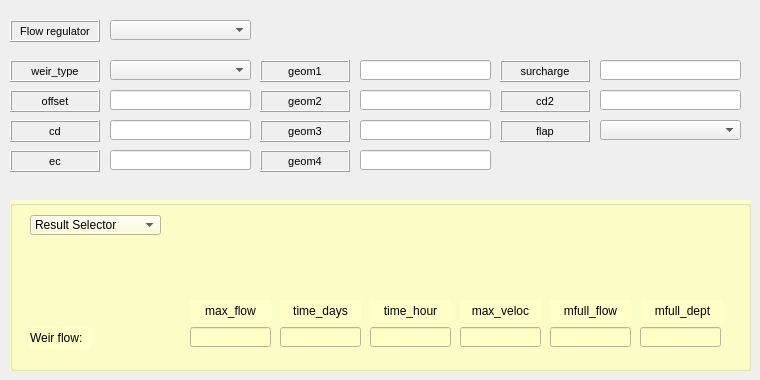
     <widget class="QWidget" name="tab_3">
      <attribute name="title">
       <string>Weir</string>
      </attribute>
      <widget class="QLabel" name="label_weir_type">
       <property name="enabled">
        <bool>true</bool>
       </property>
       <property name="geometry">
        <rect>
         <x>10</x>
         <y>60</y>
         <width>90</width>
         <height>22</height>
        </rect>
       </property>
       <property name="sizePolicy">
        <sizepolicy hsizetype="Preferred" vsizetype="Preferred">
         <horstretch>0</horstretch>
         <verstretch>0</verstretch>
        </sizepolicy>
       </property>
       <property name="font">
        <font>
         <pointsize>8</pointsize>
        </font>
       </property>
       <property name="statusTip">
        <string/>
       </property>
       <property name="accessibleName">
        <string/>
       </property>
       <property name="layoutDirection">
        <enum>Qt::LeftToRight</enum>
       </property>
       <property name="autoFillBackground">
        <bool>false</bool>
       </property>
       <property name="inputMethodHints">
        <set>Qt::ImhNone</set>
       </property>
       <property name="frameShape">
        <enum>QFrame::Box</enum>
       </property>
       <property name="frameShadow">
        <enum>QFrame::Raised</enum>
       </property>
       <property name="lineWidth">
        <number>1</number>
       </property>
       <property name="midLineWidth">
        <number>0</number>
       </property>
       <property name="text">
        <string>weir_type</string>
       </property>
       <property name="alignment">
        <set>Qt::AlignCenter</set>
       </property>
       <property name="wordWrap">
        <bool>false</bool>
       </property>
       <property name="margin">
        <number>3</number>
       </property>
      </widget>
      <widget class="QLineEdit" name="lineEdit_238">
       <property name="geometry">
        <rect>
         <x>360</x>
         <y>120</y>
         <width>131</width>
         <height>20</height>
        </rect>
       </property>
       <property name="text">
        <string/>
       </property>
      </widget>
      <widget class="QLabel" name="label_geom2_2">
       <property name="enabled">
        <bool>true</bool>
       </property>
       <property name="geometry">
        <rect>
         <x>260</x>
         <y>90</y>
         <width>90</width>
         <height>22</height>
        </rect>
       </property>
       <property name="sizePolicy">
        <sizepolicy hsizetype="Preferred" vsizetype="Preferred">
         <horstretch>0</horstretch>
         <verstretch>0</verstretch>
        </sizepolicy>
       </property>
       <property name="font">
        <font>
         <pointsize>8</pointsize>
        </font>
       </property>
       <property name="statusTip">
        <string/>
       </property>
       <property name="accessibleName">
        <string/>
       </property>
       <property name="layoutDirection">
        <enum>Qt::LeftToRight</enum>
       </property>
       <property name="autoFillBackground">
        <bool>false</bool>
       </property>
       <property name="inputMethodHints">
        <set>Qt::ImhNone</set>
       </property>
       <property name="frameShape">
        <enum>QFrame::Box</enum>
       </property>
       <property name="frameShadow">
        <enum>QFrame::Raised</enum>
       </property>
       <property name="lineWidth">
        <number>1</number>
       </property>
       <property name="midLineWidth">
        <number>0</number>
       </property>
       <property name="text">
        <string>geom2</string>
       </property>
       <property name="alignment">
        <set>Qt::AlignCenter</set>
       </property>
       <property name="wordWrap">
        <bool>false</bool>
       </property>
       <property name="margin">
        <number>3</number>
       </property>
      </widget>
      <widget class="QLabel" name="label_surcharge">
       <property name="enabled">
        <bool>true</bool>
       </property>
       <property name="geometry">
        <rect>
         <x>500</x>
         <y>60</y>
         <width>90</width>
         <height>22</height>
        </rect>
       </property>
       <property name="sizePolicy">
        <sizepolicy hsizetype="Preferred" vsizetype="Preferred">
         <horstretch>0</horstretch>
         <verstretch>0</verstretch>
        </sizepolicy>
       </property>
       <property name="font">
        <font>
         <pointsize>8</pointsize>
        </font>
       </property>
       <property name="statusTip">
        <string/>
       </property>
       <property name="accessibleName">
        <string/>
       </property>
       <property name="layoutDirection">
        <enum>Qt::LeftToRight</enum>
       </property>
       <property name="autoFillBackground">
        <bool>false</bool>
       </property>
       <property name="inputMethodHints">
        <set>Qt::ImhNone</set>
       </property>
       <property name="frameShape">
        <enum>QFrame::Box</enum>
       </property>
       <property name="frameShadow">
        <enum>QFrame::Raised</enum>
       </property>
       <property name="lineWidth">
        <number>1</number>
       </property>
       <property name="midLineWidth">
        <number>0</number>
       </property>
       <property name="text">
        <string>surcharge</string>
       </property>
       <property name="alignment">
        <set>Qt::AlignCenter</set>
       </property>
       <property name="wordWrap">
        <bool>false</bool>
       </property>
       <property name="margin">
        <number>3</number>
       </property>
      </widget>
      <widget class="QComboBox" name="comboBox_64">
       <property name="geometry">
        <rect>
         <x>110</x>
         <y>60</y>
         <width>141</width>
         <height>20</height>
        </rect>
       </property>
      </widget>
      <widget class="QLabel" name="label_geom4">
       <property name="enabled">
        <bool>true</bool>
       </property>
       <property name="geometry">
        <rect>
         <x>260</x>
         <y>150</y>
         <width>90</width>
         <height>22</height>
        </rect>
       </property>
       <property name="sizePolicy">
        <sizepolicy hsizetype="Preferred" vsizetype="Preferred">
         <horstretch>0</horstretch>
         <verstretch>0</verstretch>
        </sizepolicy>
       </property>
       <property name="font">
        <font>
         <pointsize>8</pointsize>
        </font>
       </property>
       <property name="statusTip">
        <string/>
       </property>
       <property name="accessibleName">
        <string/>
       </property>
       <property name="layoutDirection">
        <enum>Qt::LeftToRight</enum>
       </property>
       <property name="autoFillBackground">
        <bool>false</bool>
       </property>
       <property name="inputMethodHints">
        <set>Qt::ImhNone</set>
       </property>
       <property name="frameShape">
        <enum>QFrame::Box</enum>
       </property>
       <property name="frameShadow">
        <enum>QFrame::Raised</enum>
       </property>
       <property name="lineWidth">
        <number>1</number>
       </property>
       <property name="midLineWidth">
        <number>0</number>
       </property>
       <property name="text">
        <string>geom4</string>
       </property>
       <property name="alignment">
        <set>Qt::AlignCenter</set>
       </property>
       <property name="wordWrap">
        <bool>false</bool>
       </property>
       <property name="margin">
        <number>3</number>
       </property>
      </widget>
      <widget class="QLineEdit" name="lineEdit_273">
       <property name="geometry">
        <rect>
         <x>600</x>
         <y>90</y>
         <width>141</width>
         <height>20</height>
        </rect>
       </property>
       <property name="text">
        <string/>
       </property>
      </widget>
      <widget class="QLineEdit" name="lineEdit_270">
       <property name="geometry">
        <rect>
         <x>360</x>
         <y>60</y>
         <width>131</width>
         <height>20</height>
        </rect>
       </property>
       <property name="text">
        <string/>
       </property>
      </widget>
      <widget class="QLineEdit" name="lineEdit_240">
       <property name="geometry">
        <rect>
         <x>110</x>
         <y>90</y>
         <width>141</width>
         <height>20</height>
        </rect>
       </property>
       <property name="text">
        <string/>
       </property>
      </widget>
      <widget class="QLabel" name="label_geom3">
       <property name="enabled">
        <bool>true</bool>
       </property>
       <property name="geometry">
        <rect>
         <x>260</x>
         <y>120</y>
         <width>90</width>
         <height>22</height>
        </rect>
       </property>
       <property name="sizePolicy">
        <sizepolicy hsizetype="Preferred" vsizetype="Preferred">
         <horstretch>0</horstretch>
         <verstretch>0</verstretch>
        </sizepolicy>
       </property>
       <property name="font">
        <font>
         <pointsize>8</pointsize>
        </font>
       </property>
       <property name="statusTip">
        <string/>
       </property>
       <property name="accessibleName">
        <string/>
       </property>
       <property name="layoutDirection">
        <enum>Qt::LeftToRight</enum>
       </property>
       <property name="autoFillBackground">
        <bool>false</bool>
       </property>
       <property name="inputMethodHints">
        <set>Qt::ImhNone</set>
       </property>
       <property name="frameShape">
        <enum>QFrame::Box</enum>
       </property>
       <property name="frameShadow">
        <enum>QFrame::Raised</enum>
       </property>
       <property name="lineWidth">
        <number>1</number>
       </property>
       <property name="midLineWidth">
        <number>0</number>
       </property>
       <property name="text">
        <string>geom3</string>
       </property>
       <property name="alignment">
        <set>Qt::AlignCenter</set>
       </property>
       <property name="wordWrap">
        <bool>false</bool>
       </property>
       <property name="margin">
        <number>3</number>
       </property>
      </widget>
      <widget class="QLabel" name="label_cd2">
       <property name="enabled">
        <bool>true</bool>
       </property>
       <property name="geometry">
        <rect>
         <x>500</x>
         <y>90</y>
         <width>90</width>
         <height>22</height>
        </rect>
       </property>
       <property name="sizePolicy">
        <sizepolicy hsizetype="Preferred" vsizetype="Preferred">
         <horstretch>0</horstretch>
         <verstretch>0</verstretch>
        </sizepolicy>
       </property>
       <property name="font">
        <font>
         <pointsize>8</pointsize>
        </font>
       </property>
       <property name="statusTip">
        <string/>
       </property>
       <property name="accessibleName">
        <string/>
       </property>
       <property name="layoutDirection">
        <enum>Qt::LeftToRight</enum>
       </property>
       <property name="autoFillBackground">
        <bool>false</bool>
       </property>
       <property name="inputMethodHints">
        <set>Qt::ImhNone</set>
       </property>
       <property name="frameShape">
        <enum>QFrame::Box</enum>
       </property>
       <property name="frameShadow">
        <enum>QFrame::Raised</enum>
       </property>
       <property name="lineWidth">
        <number>1</number>
       </property>
       <property name="midLineWidth">
        <number>0</number>
       </property>
       <property name="text">
        <string>cd2</string>
       </property>
       <property name="alignment">
        <set>Qt::AlignCenter</set>
       </property>
       <property name="wordWrap">
        <bool>false</bool>
       </property>
       <property name="margin">
        <number>3</number>
       </property>
      </widget>
      <widget class="QGroupBox" name="groupBox_15">
       <property name="geometry">
        <rect>
         <x>10</x>
         <y>200</y>
         <width>741</width>
         <height>171</height>
        </rect>
       </property>
       <property name="autoFillBackground">
        <bool>false</bool>
       </property>
       <property name="styleSheet">
        <string notr="true">background-color: rgb(255, 255, 200);</string>
       </property>
       <property name="title">
        <string/>
       </property>
       <widget class="QComboBox" name="comboBox_62">
        <property name="geometry">
         <rect>
          <x>30</x>
          <y>-20</y>
          <width>131</width>
          <height>20</height>
         </rect>
        </property>
        <item>
         <property name="text">
          <string>Result Selector</string>
         </property>
        </item>
       </widget>
       <widget class="QComboBox" name="comboBox_63">
        <property name="geometry">
         <rect>
          <x>20</x>
          <y>15</y>
          <width>131</width>
          <height>20</height>
         </rect>
        </property>
        <item>
         <property name="text">
          <string>Result Selector</string>
         </property>
        </item>
       </widget>
       <widget class="QLabel" name="label_time_days_8">
        <property name="geometry">
         <rect>
          <x>270</x>
          <y>100</y>
          <width>81</width>
          <height>22</height>
         </rect>
        </property>
        <property name="font">
         <font>
          <pointsize>9</pointsize>
         </font>
        </property>
        <property name="frameShape">
         <enum>QFrame::NoFrame</enum>
        </property>
        <property name="frameShadow">
         <enum>QFrame::Plain</enum>
        </property>
        <property name="text">
         <string>time_days</string>
        </property>
        <property name="textFormat">
         <enum>Qt::AutoText</enum>
        </property>
        <property name="scaledContents">
         <bool>false</bool>
        </property>
        <property name="alignment">
         <set>Qt::AlignCenter</set>
        </property>
        <property name="margin">
         <number>3</number>
        </property>
       </widget>
       <widget class="QLabel" name="label_mfull_flow_2">
        <property name="geometry">
         <rect>
          <x>540</x>
          <y>100</y>
          <width>81</width>
          <height>22</height>
         </rect>
        </property>
        <property name="font">
         <font>
          <pointsize>9</pointsize>
         </font>
        </property>
        <property name="frameShape">
         <enum>QFrame::NoFrame</enum>
        </property>
        <property name="frameShadow">
         <enum>QFrame::Plain</enum>
        </property>
        <property name="text">
         <string>mfull_flow</string>
        </property>
        <property name="textFormat">
         <enum>Qt::AutoText</enum>
        </property>
        <property name="scaledContents">
         <bool>false</bool>
        </property>
        <property name="alignment">
         <set>Qt::AlignCenter</set>
        </property>
        <property name="margin">
         <number>3</number>
        </property>
       </widget>
       <widget class="QLabel" name="label_time_hour_8">
        <property name="geometry">
         <rect>
          <x>360</x>
          <y>100</y>
          <width>81</width>
          <height>22</height>
         </rect>
        </property>
        <property name="font">
         <font>
          <pointsize>9</pointsize>
         </font>
        </property>
        <property name="frameShape">
         <enum>QFrame::NoFrame</enum>
        </property>
        <property name="frameShadow">
         <enum>QFrame::Plain</enum>
        </property>
        <property name="text">
         <string>time_hour</string>
        </property>
        <property name="textFormat">
         <enum>Qt::AutoText</enum>
        </property>
        <property name="scaledContents">
         <bool>false</bool>
        </property>
        <property name="alignment">
         <set>Qt::AlignCenter</set>
        </property>
        <property name="margin">
         <number>3</number>
        </property>
       </widget>
       <widget class="QLineEdit" name="lineEdit_264">
        <property name="geometry">
         <rect>
          <x>630</x>
          <y>127</y>
          <width>81</width>
          <height>20</height>
         </rect>
        </property>
        <property name="text">
         <string/>
        </property>
       </widget>
       <widget class="QLineEdit" name="lineEdit_265">
        <property name="geometry">
         <rect>
          <x>360</x>
          <y>127</y>
          <width>81</width>
          <height>20</height>
         </rect>
        </property>
        <property name="text">
         <string/>
        </property>
       </widget>
       <widget class="QLineEdit" name="lineEdit_266">
        <property name="geometry">
         <rect>
          <x>540</x>
          <y>127</y>
          <width>81</width>
          <height>20</height>
         </rect>
        </property>
        <property name="text">
         <string/>
        </property>
       </widget>
       <widget class="QLineEdit" name="lineEdit_267">
        <property name="geometry">
         <rect>
          <x>180</x>
          <y>127</y>
          <width>81</width>
          <height>20</height>
         </rect>
        </property>
        <property name="text">
         <string/>
        </property>
       </widget>
       <widget class="QLineEdit" name="lineEdit_268">
        <property name="geometry">
         <rect>
          <x>270</x>
          <y>127</y>
          <width>81</width>
          <height>20</height>
         </rect>
        </property>
        <property name="text">
         <string/>
        </property>
       </widget>
       <widget class="QLabel" name="label_max_veloc_2">
        <property name="geometry">
         <rect>
          <x>450</x>
          <y>100</y>
          <width>81</width>
          <height>22</height>
         </rect>
        </property>
        <property name="font">
         <font>
          <pointsize>9</pointsize>
         </font>
        </property>
        <property name="frameShape">
         <enum>QFrame::NoFrame</enum>
        </property>
        <property name="frameShadow">
         <enum>QFrame::Plain</enum>
        </property>
        <property name="text">
         <string>max_veloc</string>
        </property>
        <property name="textFormat">
         <enum>Qt::AutoText</enum>
        </property>
        <property name="scaledContents">
         <bool>false</bool>
        </property>
        <property name="alignment">
         <set>Qt::AlignCenter</set>
        </property>
        <property name="margin">
         <number>3</number>
        </property>
       </widget>
       <widget class="QLineEdit" name="lineEdit_269">
        <property name="geometry">
         <rect>
          <x>450</x>
          <y>127</y>
          <width>81</width>
          <height>20</height>
         </rect>
        </property>
        <property name="text">
         <string/>
        </property>
       </widget>
       <widget class="QLabel" name="label_max_flow_4">
        <property name="geometry">
         <rect>
          <x>180</x>
          <y>100</y>
          <width>81</width>
          <height>22</height>
         </rect>
        </property>
        <property name="font">
         <font>
          <pointsize>9</pointsize>
         </font>
        </property>
        <property name="frameShape">
         <enum>QFrame::NoFrame</enum>
        </property>
        <property name="frameShadow">
         <enum>QFrame::Plain</enum>
        </property>
        <property name="text">
         <string>max_flow</string>
        </property>
        <property name="textFormat">
         <enum>Qt::AutoText</enum>
        </property>
        <property name="scaledContents">
         <bool>false</bool>
        </property>
        <property name="alignment">
         <set>Qt::AlignCenter</set>
        </property>
        <property name="margin">
         <number>3</number>
        </property>
       </widget>
       <widget class="QLabel" name="label_mfull_dept_2">
        <property name="geometry">
         <rect>
          <x>632</x>
          <y>100</y>
          <width>81</width>
          <height>22</height>
         </rect>
        </property>
        <property name="font">
         <font>
          <pointsize>9</pointsize>
         </font>
        </property>
        <property name="frameShape">
         <enum>QFrame::NoFrame</enum>
        </property>
        <property name="frameShadow">
         <enum>QFrame::Plain</enum>
        </property>
        <property name="text">
         <string>mfull_dept</string>
        </property>
        <property name="textFormat">
         <enum>Qt::AutoText</enum>
        </property>
        <property name="scaledContents">
         <bool>false</bool>
        </property>
        <property name="alignment">
         <set>Qt::AlignCenter</set>
        </property>
        <property name="margin">
         <number>3</number>
        </property>
       </widget>
       <widget class="QLabel" name="label_weir_flow">
        <property name="geometry">
         <rect>
          <x>20</x>
          <y>127</y>
          <width>61</width>
          <height>22</height>
         </rect>
        </property>
        <property name="font">
         <font>
          <pointsize>9</pointsize>
         </font>
        </property>
        <property name="frameShape">
         <enum>QFrame::NoFrame</enum>
        </property>
        <property name="frameShadow">
         <enum>QFrame::Plain</enum>
        </property>
        <property name="text">
         <string>Weir flow:</string>
        </property>
        <property name="textFormat">
         <enum>Qt::AutoText</enum>
        </property>
        <property name="scaledContents">
         <bool>false</bool>
        </property>
        <property name="alignment">
         <set>Qt::AlignLeading|Qt::AlignLeft|Qt::AlignVCenter</set>
        </property>
        <property name="margin">
         <number>3</number>
        </property>
       </widget>
      </widget>
      <widget class="QLabel" name="label_flap_2">
       <property name="enabled">
        <bool>true</bool>
       </property>
       <property name="geometry">
        <rect>
         <x>500</x>
         <y>120</y>
         <width>90</width>
         <height>22</height>
        </rect>
       </property>
       <property name="sizePolicy">
        <sizepolicy hsizetype="Preferred" vsizetype="Preferred">
         <horstretch>0</horstretch>
         <verstretch>0</verstretch>
        </sizepolicy>
       </property>
       <property name="font">
        <font>
         <pointsize>8</pointsize>
        </font>
       </property>
       <property name="statusTip">
        <string/>
       </property>
       <property name="accessibleName">
        <string/>
       </property>
       <property name="layoutDirection">
        <enum>Qt::LeftToRight</enum>
       </property>
       <property name="autoFillBackground">
        <bool>false</bool>
       </property>
       <property name="inputMethodHints">
        <set>Qt::ImhNone</set>
       </property>
       <property name="frameShape">
        <enum>QFrame::Box</enum>
       </property>
       <property name="frameShadow">
        <enum>QFrame::Raised</enum>
       </property>
       <property name="lineWidth">
        <number>1</number>
       </property>
       <property name="midLineWidth">
        <number>0</number>
       </property>
       <property name="text">
        <string>flap</string>
       </property>
       <property name="alignment">
        <set>Qt::AlignCenter</set>
       </property>
       <property name="wordWrap">
        <bool>false</bool>
       </property>
       <property name="margin">
        <number>3</number>
       </property>
      </widget>
      <widget class="QLabel" name="label_ec">
       <property name="enabled">
        <bool>true</bool>
       </property>
       <property name="geometry">
        <rect>
         <x>10</x>
         <y>150</y>
         <width>90</width>
         <height>22</height>
        </rect>
       </property>
       <property name="sizePolicy">
        <sizepolicy hsizetype="Preferred" vsizetype="Preferred">
         <horstretch>0</horstretch>
         <verstretch>0</verstretch>
        </sizepolicy>
       </property>
       <property name="font">
        <font>
         <pointsize>8</pointsize>
        </font>
       </property>
       <property name="statusTip">
        <string/>
       </property>
       <property name="accessibleName">
        <string/>
       </property>
       <property name="layoutDirection">
        <enum>Qt::LeftToRight</enum>
       </property>
       <property name="autoFillBackground">
        <bool>false</bool>
       </property>
       <property name="inputMethodHints">
        <set>Qt::ImhNone</set>
       </property>
       <property name="frameShape">
        <enum>QFrame::Box</enum>
       </property>
       <property name="frameShadow">
        <enum>QFrame::Raised</enum>
       </property>
       <property name="lineWidth">
        <number>1</number>
       </property>
       <property name="midLineWidth">
        <number>0</number>
       </property>
       <property name="text">
        <string>ec</string>
       </property>
       <property name="alignment">
        <set>Qt::AlignCenter</set>
       </property>
       <property name="wordWrap">
        <bool>false</bool>
       </property>
       <property name="margin">
        <number>3</number>
       </property>
      </widget>
      <widget class="QLineEdit" name="lineEdit_275">
       <property name="geometry">
        <rect>
         <x>110</x>
         <y>120</y>
         <width>141</width>
         <height>20</height>
        </rect>
       </property>
       <property name="text">
        <string/>
       </property>
      </widget>
      <widget class="QLineEdit" name="lineEdit_239">
       <property name="geometry">
        <rect>
         <x>600</x>
         <y>60</y>
         <width>141</width>
         <height>20</height>
        </rect>
       </property>
       <property name="text">
        <string/>
       </property>
      </widget>
      <widget class="QLineEdit" name="lineEdit_271">
       <property name="geometry">
        <rect>
         <x>360</x>
         <y>90</y>
         <width>131</width>
         <height>20</height>
        </rect>
       </property>
       <property name="text">
        <string/>
       </property>
      </widget>
      <widget class="QLineEdit" name="lineEdit_274">
       <property name="geometry">
        <rect>
         <x>360</x>
         <y>150</y>
         <width>131</width>
         <height>20</height>
        </rect>
       </property>
       <property name="text">
        <string/>
       </property>
      </widget>
      <widget class="QLabel" name="label_offset_2">
       <property name="geometry">
        <rect>
         <x>10</x>
         <y>90</y>
         <width>90</width>
         <height>22</height>
        </rect>
       </property>
       <property name="font">
        <font>
         <pointsize>8</pointsize>
        </font>
       </property>
       <property name="frameShape">
        <enum>QFrame::Box</enum>
       </property>
       <property name="frameShadow">
        <enum>QFrame::Raised</enum>
       </property>
       <property name="text">
        <string>offset</string>
       </property>
       <property name="alignment">
        <set>Qt::AlignCenter</set>
       </property>
       <property name="margin">
        <number>3</number>
       </property>
      </widget>
      <widget class="QLabel" name="label_geom1_2">
       <property name="enabled">
        <bool>true</bool>
       </property>
       <property name="geometry">
        <rect>
         <x>260</x>
         <y>60</y>
         <width>90</width>
         <height>22</height>
        </rect>
       </property>
       <property name="sizePolicy">
        <sizepolicy hsizetype="Preferred" vsizetype="Preferred">
         <horstretch>0</horstretch>
         <verstretch>0</verstretch>
        </sizepolicy>
       </property>
       <property name="font">
        <font>
         <pointsize>8</pointsize>
        </font>
       </property>
       <property name="statusTip">
        <string/>
       </property>
       <property name="accessibleName">
        <string/>
       </property>
       <property name="layoutDirection">
        <enum>Qt::LeftToRight</enum>
       </property>
       <property name="autoFillBackground">
        <bool>false</bool>
       </property>
       <property name="inputMethodHints">
        <set>Qt::ImhNone</set>
       </property>
       <property name="frameShape">
        <enum>QFrame::Box</enum>
       </property>
       <property name="frameShadow">
        <enum>QFrame::Raised</enum>
       </property>
       <property name="lineWidth">
        <number>1</number>
       </property>
       <property name="midLineWidth">
        <number>0</number>
       </property>
       <property name="text">
        <string>geom1</string>
       </property>
       <property name="alignment">
        <set>Qt::AlignCenter</set>
       </property>
       <property name="wordWrap">
        <bool>false</bool>
       </property>
       <property name="margin">
        <number>3</number>
       </property>
      </widget>
      <widget class="QComboBox" name="comboBox_65">
       <property name="geometry">
        <rect>
         <x>600</x>
         <y>120</y>
         <width>141</width>
         <height>20</height>
        </rect>
       </property>
      </widget>
      <widget class="QLineEdit" name="lineEdit_272">
       <property name="geometry">
        <rect>
         <x>110</x>
         <y>150</y>
         <width>141</width>
         <height>20</height>
        </rect>
       </property>
       <property name="text">
        <string/>
       </property>
      </widget>
      <widget class="QLabel" name="label_cd_3">
       <property name="geometry">
        <rect>
         <x>10</x>
         <y>120</y>
         <width>90</width>
         <height>22</height>
        </rect>
       </property>
       <property name="font">
        <font>
         <pointsize>8</pointsize>
        </font>
       </property>
       <property name="frameShape">
        <enum>QFrame::Box</enum>
       </property>
       <property name="frameShadow">
        <enum>QFrame::Raised</enum>
       </property>
       <property name="text">
        <string>cd</string>
       </property>
       <property name="alignment">
        <set>Qt::AlignCenter</set>
       </property>
       <property name="margin">
        <number>3</number>
       </property>
      </widget>
      <widget class="QLabel" name="label_flow_regulator_3">
       <property name="geometry">
        <rect>
         <x>10</x>
         <y>20</y>
         <width>90</width>
         <height>22</height>
        </rect>
       </property>
       <property name="font">
        <font>
         <pointsize>8</pointsize>
        </font>
       </property>
       <property name="frameShape">
        <enum>QFrame::Box</enum>
       </property>
       <property name="frameShadow">
        <enum>QFrame::Raised</enum>
       </property>
       <property name="text">
        <string>Flow regulator</string>
       </property>
       <property name="alignment">
        <set>Qt::AlignCenter</set>
       </property>
       <property name="margin">
        <number>3</number>
       </property>
      </widget>
      <widget class="QComboBox" name="comboBox_77">
       <property name="geometry">
        <rect>
         <x>110</x>
         <y>20</y>
         <width>141</width>
         <height>20</height>
        </rect>
       </property>
      </widget>
     </widget>
